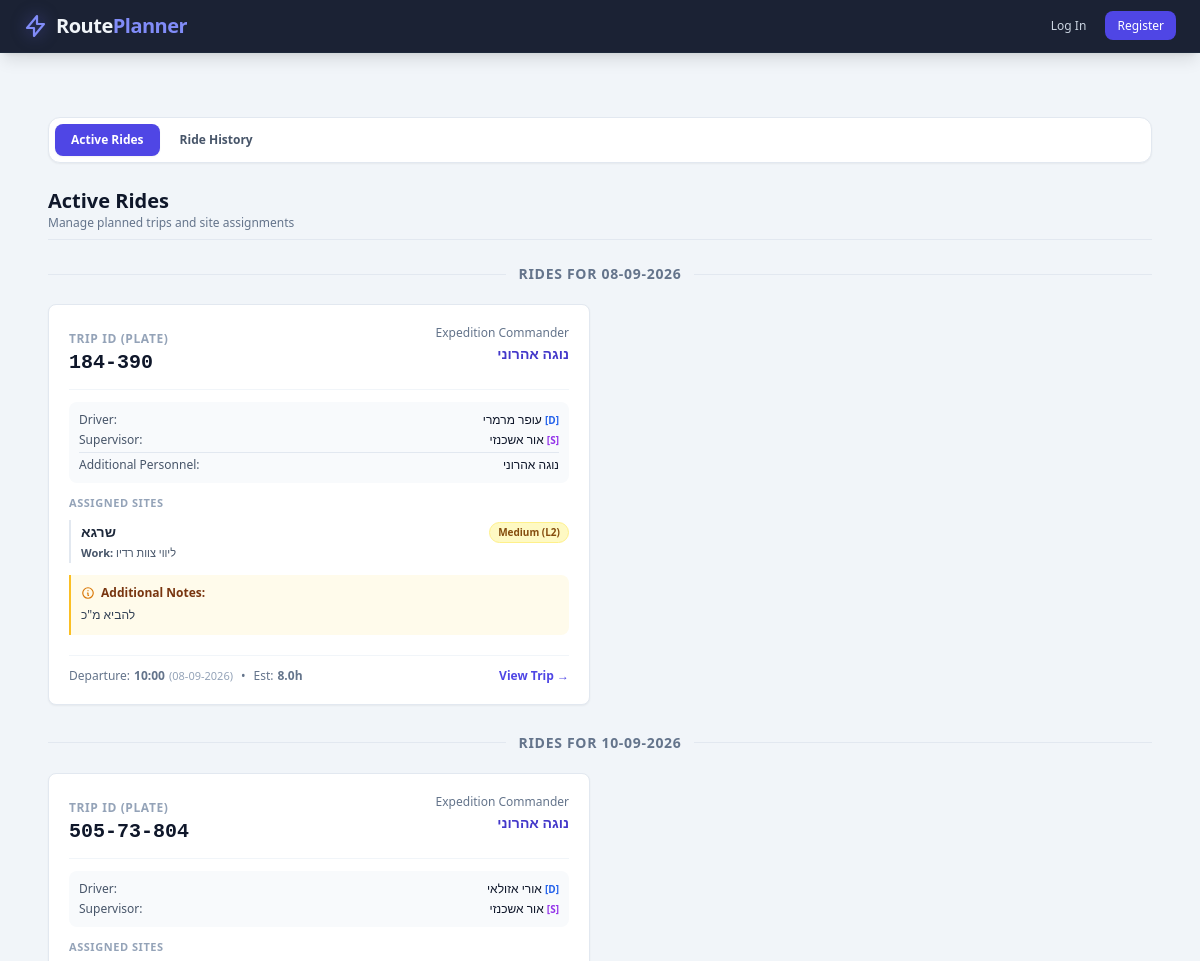
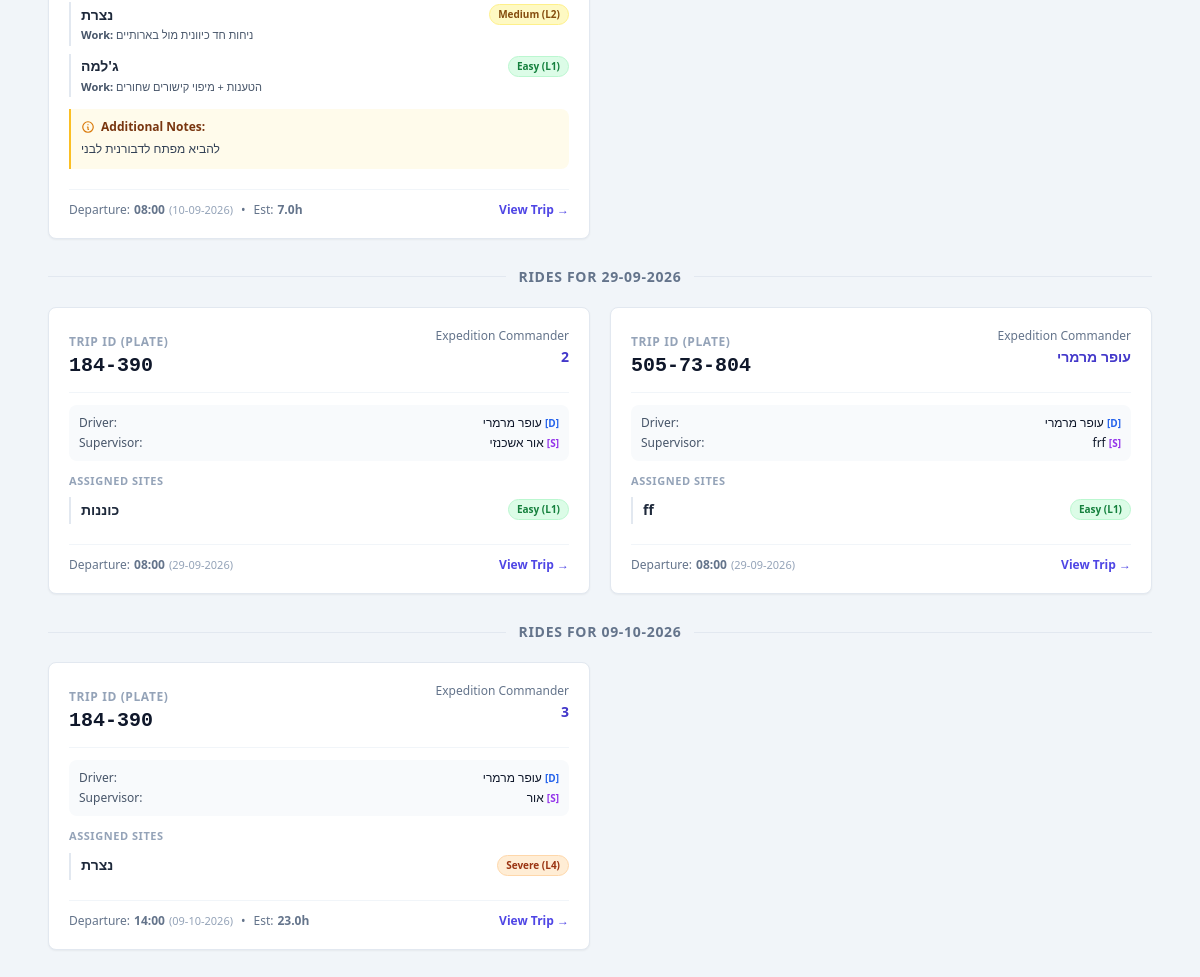
The page /trips/ on the database its author committed (2 pictures, top to bottom).
### app/models.py (models this page shows, shortened)
class Trip(db.Model):
    __tablename__ = 'trips'
    is_draft = db.Column(db.Boolean, default=False, nullable=False)
    user_id = db.Column(db.String(50), db.ForeignKey('users.id'), nullable=False)
    id = db.Column(db.Integer, primary_key=True, autoincrement=True)
    car_license_plate = db.Column(db.String(20), db.ForeignKey('cars.license_plate'), nullable=False)
    commander = db.Column(db.String(100), nullable=False)
    driver = db.Column(db.String(100), nullable=False)
    supervisor = db.Column(db.String(100), nullable=False)
    passengers = db.Column(db.Text, nullable=True)
    departure_date = db.Column(db.Date, nullable=False, default=date.today)
    departure_time = db.Column(db.String(10), nullable=False)
    est_duration = db.Column(db.Float, nullable=True)
    notes = db.Column(db.Text, nullable=True)
    created_at = db.Column(db.DateTime, default=datetime.utcnow, nullable=False)
    car = db.relationship('Car', backref=db.backref('trips', lazy=True))
    assigned_sites = db.relationship('TripSite', backref='trip', cascade="all, delete-orphan")

class TripSite(db.Model):
    __tablename__ = 'trip_sites'
    id = db.Column(db.Integer, primary_key=True, autoincrement=True)
    trip_id = db.Column(db.Integer, db.ForeignKey('trips.id'), nullable=False)
    site_name = db.Column(db.String(150), nullable=False)
    difficulty = db.Column(db.String(50), nullable=True)
    work_description = db.Column(db.Text, nullable=True)

### app/routes/trips.py (the view, shortened to what this page needs)
@trips_bp.route('/', methods=['GET'])
def list_trips():
    selected_view = request.args.get('view', 'all')
    today = date.today()
    upcoming_end = today + timedelta(days=6)
    history_start = today - timedelta(days=7)
    selected_date = None
    ride_dates = []
    if selected_view == 'drafts':
        if not current_user.is_authenticated or current_user.used_invitation_code != "NORTH-ADMIN":
            flash("Permission denied. Only admin users can view drafts.", "danger")
            return redirect(url_for('trips.list_trips', view='all'))
        rides = Trip.query.filter(
            Trip.is_draft == True
        ).order_by(Trip.departure_date.asc(), Trip.departure_time.asc()).all()
    elif current_user.is_authenticated:
        selected_view = 'all'
        rides = Trip.query.filter(
            Trip.is_draft == False,
            Trip.departure_date >= today,
        ).order_by(Trip.departure_date.asc(), Trip.departure_time.asc()).all()
    else:
        selected_view = 'all'
        rides = Trip.query.filter(
            Trip.is_draft == False,
            Trip.departure_date >= today
        ).order_by(
            Trip.departure_date.asc(), Trip.departure_time.asc()
        ).all()
    if selected_view == 'history':
        ride_dates = [row[0] for row in db.session.query(Trip.departure_date).filter(
            Trip.is_draft == False,
            Trip.departure_date < today
        ).distinct().order_by(Trip.departure_date.desc()).all()]
    return render_template(
        'trips.html',
        rides=rides,
        selected_view=selected_view,
        today=today,
        ride_dates=ride_dates,
        history_last_date=(today - timedelta(days=1)).isoformat(),
        calendar_date=(selected_date or (today - timedelta(days=1))).isoformat()
    )

### app/templates/trips.HTML (shortened to what this page needs)
{% extends 'base.html' %}
{% block content %}
<div id="expedition-app" class="max-w-7xl mx-auto p-4 sm:p-6">
    <div id="page-list" class="space-y-6">
          <nav class="flex items-center gap-1 overflow-x-auto bg-white dark:bg-slate-800 p-1.5 rounded-xl border border-slate-200 dark:border-slate-700 shadow-sm" aria-label="Trip views">
                <a href="{{ url_for('trips.list_trips', view='all') }}"
                    class="px-4 py-2 rounded-lg text-xs font-semibold whitespace-nowrap transition {% if selected_view == 'all' %}bg-indigo-600 text-white shadow-sm{% else %}text-slate-600 dark:text-slate-300 hover:bg-slate-100 dark:hover:bg-slate-700{% endif %}"
                    data-en="Active Rides" data-he="נסיעות פעילות">Active Rides</a>
                <a href="{{ url_for('trips.list_trips', view='history') }}"
                    class="px-4 py-2 rounded-lg text-xs font-semibold whitespace-nowrap transition {% if selected_view == 'history' %}bg-indigo-600 text-white shadow-sm{% else %}text-slate-600 dark:text-slate-300 hover:bg-slate-100 dark:hover:bg-slate-700{% endif %}"
                    data-en="Ride History" data-he="היסטוריית נסיעות">Ride History</a>
          </nav>
        <div class="flex justify-between items-center pb-2 border-b border-slate-200 dark:border-slate-700">
            <div>
            {% if selected_view == 'drafts' %}
            <h2 class="text-xl font-bold text-slate-900 dark:text-slate-100" data-en="Draft Rides" data-he="טיוטות נסיעות">Draft Rides</h2>
            <p class="text-xs text-slate-500 dark:text-slate-400" data-en="Review and manage unpublished rides" data-he="צפייה וניהול נסיעות שלא פורסמו">Review and manage unpublished rides</p>
            {% else %}
            <h2 class="text-xl font-bold text-slate-900 dark:text-slate-100" data-en="Active Rides" data-he="נסיעות פעילות">Active Rides</h2>
            <p class="text-xs text-slate-500 dark:text-slate-400" data-en="Manage planned trips and site assignments" data-he="ניהול נסיעות ומשימות אבטחה/אתרים">Manage planned trips and site assignments</p>
            {% endif %}
            </div>
        </div>
        <div class="grid grid-cols-1 sm:grid-cols-2 xl:grid-cols-3 gap-4 sm:gap-5">
            {% set date_state = namespace(value='__unset__') %}
           {% for ride in rides %}
{% set ride_date = ride.departure_date|string if ride.departure_date else 'no-date' %}
{% if ride_date != date_state.value %}
            <div class="col-span-full flex items-center gap-3 pt-2 first:pt-0">
                <div class="h-px flex-1 bg-slate-200 dark:bg-slate-700"></div>
                <h3 class="text-sm font-bold uppercase tracking-wider text-slate-500 dark:text-slate-400 whitespace-nowrap">
                    {% if ride.departure_date %}
                    <span data-en="Rides for {{ ride.departure_date.strftime('%d-%m-%Y') }}" data-he="נסיעות בתאריך {{ ride.departure_date.strftime('%d-%m-%Y') }}">Rides for {{ ride.departure_date.strftime('%d-%m-%Y') }}</span>
                    {% else %}
                    <span data-en="Date not set" data-he="תאריך לא הוגדר">Date not set</span>
                    {% endif %}
                </h3>
                <div class="h-px flex-1 bg-slate-200 dark:bg-slate-700"></div>
            </div>
{% set date_state.value = ride_date %}
{% endif %}
<div class="bg-white dark:bg-slate-800 rounded-lg shadow-sm border border-slate-200 dark:border-slate-700 p-4 sm:p-5 hover:shadow-md transition flex flex-col justify-between">
    <div>
        <div class="flex flex-col gap-2 sm:flex-row sm:justify-between sm:items-start mb-3 pb-3 border-b border-slate-100 dark:border-slate-700">
            <div>
                <span class="text-xs font-semibold uppercase tracking-wider text-slate-400" data-en="Trip ID (Plate)" data-he="זיהוי נסיעה">Trip ID (Plate)</span>
                <h3 class="font-bold text-xl text-slate-900 dark:text-slate-100 font-mono">{{ ride.car_license_plate }}</h3>
            </div>
            <div class="text-left sm:text-right">
                <span class="text-xs text-slate-500 dark:text-slate-400 block" data-en="Expedition Commander" data-he="מפקד משלח">Expedition Commander</span>
                <span class="font-semibold text-sm text-indigo-700 dark:text-indigo-300">{{ ride.commander or 'N/A' }}</span>
            </div>
        </div>
        <div class="space-y-1 text-xs text-slate-600 dark:text-slate-300 mb-3 bg-slate-50 dark:bg-slate-900/60 p-2.5 rounded-lg">
            <div class="flex flex-wrap items-center justify-between gap-x-3 gap-y-1">
                <span data-en="Driver:" data-he="נהג:">Driver:</span>
                <span class="font-medium text-slate-900 dark:text-slate-100">{{ ride.driver or 'N/A' }} <span class="text-[10px] text-blue-600 dark:text-blue-400 font-bold">[D]</span></span>
            </div>
            <div class="flex flex-wrap items-center justify-between gap-x-3 gap-y-1">
                <span data-en="Supervisor:" data-he="מפקד משימה:">Supervisor:</span>
                <span class="font-medium text-slate-900 dark:text-slate-100">{{ ride.supervisor or 'N/A' }} <span class="text-[10px] text-purple-600 dark:text-purple-400 font-bold">[S]</span></span>
            </div>
            {% if ride.passengers %}
            <div class="flex flex-wrap items-center justify-between gap-x-3 gap-y-1 pt-1 border-t border-slate-200 dark:border-slate-700">
                <span data-en="Additional Personnel:" data-he="נוסעים נוספים:">Additional Personnel:</span>
                <span class="font-medium text-slate-900 dark:text-slate-100">{{ ride.passengers }}</span>
            </div>
            {% endif %}
        </div>
<div class="space-y-2 mb-3">
    <p class="text-[11px] font-bold text-slate-400 dark:text-slate-500 uppercase tracking-wider" data-en="Assigned Sites" data-he="אתרים מתוכננים">Assigned Sites</p>
    {% if ride.assigned_sites %}
        {% for site in ride.assigned_sites %}
        {% set level = site.difficulty | lower if site.difficulty else '' %}
        {% if 'l4' in level or 'hard' in level %}
            {% set badge_cls = 'bg-orange-100 text-orange-800 border-orange-200' %}
        {% elif 'l3' in level or 'high' in level %}
            {% set badge_cls = 'bg-amber-100 text-amber-800 border-amber-200' %}
        {% elif 'l2' in level or 'medium' in level %}
            {% set badge_cls = 'bg-yellow-100 text-yellow-800 border-yellow-200' %}
        {% elif 'l1' in level or 'easy' in level %}
            {% set badge_cls = 'bg-green-100 text-green-700 border-green-200' %}
        {% else %}
            {% set badge_cls = 'bg-slate-100 text-slate-700 border-slate-200' %}
        {% endif %}
        <div class="border-l-2 border-slate-200 dark:border-slate-700 pl-2.5 py-0.5">
            <div class="flex flex-wrap justify-between items-center gap-2 mb-0.5">
                <h4 class="font-bold text-sm text-slate-800 dark:text-slate-100 break-words">{{ site.site_name }}</h4>
                <span class="{{ badge_cls }} border text-[10px] px-2 py-0.5 rounded-full font-semibold">
                    {{ site.difficulty or 'Standard' }}
                </span>
            </div>
            {% if site.work_description %}
            <p class="text-[11px] text-slate-600 dark:text-slate-300">
                <strong data-en="Work:" data-he="מהות העבודה:">Work:</strong> {{ site.work_description }}
            </p>
            {% endif %}
        </div>
        {% endfor %}
    {% else %}
        <p class="text-xs text-slate-400 dark:text-slate-500 italic" data-en="No specific sites assigned." data-he="לא הוגדרו אתרים ספציפיים.">No specific sites assigned.</p>
    {% endif %}
</div>
        {% if ride.notes %}
        <div class="bg-amber-50 dark:bg-amber-950/40 border-l-2 border-amber-400 dark:border-amber-700 rounded-r-lg p-2.5 mb-3 text-xs text-amber-900 dark:text-amber-200">
            <div class="flex items-center gap-1.5 font-bold mb-1">
                <svg class="w-3.5 h-3.5 text-amber-600" fill="none" stroke="currentColor" viewBox="0 0 24 24" xmlns="http://www.w3.org/2000/svg">
                    <path stroke-linecap="round" stroke-linejoin="round" stroke-width="2" d="M13 16h-1v-4h-1m1-4h.01M21 12a9 9 0 11-18 0 9 9 0 0118 0z"></path>
                </svg>
                <span data-en="Additional Notes:" data-he="הערות נוספות:">Additional Notes:</span>
            </div>
            <p class="text-slate-700 dark:text-slate-300 leading-relaxed">{{ ride.notes }}</p>
        </div>
        {% endif %}
    </div>
    <div class="border-t border-slate-100 dark:border-slate-700 pt-3 flex flex-col sm:flex-row sm:justify-between sm:items-center gap-2 text-xs mt-2">
        <div class="text-slate-500 dark:text-slate-400 flex flex-wrap items-center gap-x-1 gap-y-0.5">
            <span data-en="Departure: " data-he="יציאה: ">Departure: </span><strong>{{ ride.departure_time or 'N/A' }}</strong>
            {% if ride.departure_date %}
                <span class="text-[11px] text-slate-400 dark:text-slate-500">({{ ride.departure_date.strftime('%d-%m-%Y') }})</span>
            {% endif %}
            {% if ride.est_duration %}
            <span class="mx-1">•</span>
            <span data-en="Est: " data-he="משוער: ">Est: </span><strong>{{ ride.est_duration }}h</strong>
            {% endif %}
        </div>
        <div class="flex flex-wrap items-center gap-x-3 gap-y-1">
            <a href="{{ url_for('trips.view_trip', trip_id=ride.id) }}" class="text-indigo-600 dark:text-indigo-400 hover:text-indigo-800 dark:hover:text-indigo-300 font-semibold" data-en="View Trip &rarr;" data-he="הצג נסיעה &rarr;">View Trip &rarr;</a>
        </div>
    </div>
</div>
{% endfor %}
        </div>
    </div>
</div>
{% endblock %}

### rows shown on the page
Trip: departure_date "08-09-2026", car_license_plate "184-390", commander "נוגה אהרוני", driver "עופר מרמרי", supervisor "אור אשכנזי", passengers "נוגה אהרוני", notes "להביא מ\"כ", departure_time "10:00", est_duration "8.0"
TripSite: site_name "שרגא", difficulty "Medium (L2)", work_description "ליווי צוות רדיו"
Trip: departure_date "10-09-2026", car_license_plate "505-73-804", commander "נוגה אהרוני", driver "אורי אזולאי", supervisor "אור אשכנזי", notes "להביא מפתח לדבורנית לבני", departure_time "08:00", est_duration "7.0"
TripSite: site_name "נצרת", difficulty "Medium (L2)", work_description "ניחות חד כיוונית מול בארותיים"
TripSite: site_name "ג'למה", difficulty "Easy (L1)", work_description "הטענות + מיפוי קישורים שחורים"
Trip: departure_date "29-09-2026", car_license_plate "184-390", commander "2", driver "עופר מרמרי", supervisor "אור אשכנזי", departure_time "08:00"
TripSite: site_name "כוננות", difficulty "Easy (L1)"
Trip: car_license_plate "505-73-804", commander "עופר מרמרי", driver "עופר מרמרי", supervisor "frf", departure_time "08:00", departure_date "29-09-2026"
TripSite: site_name "ff", difficulty "Easy (L1)"
Trip: departure_date "09-10-2026", car_license_plate "184-390", commander "3", driver "עופר מרמרי", supervisor "אור", departure_time "14:00", est_duration "23.0"
TripSite: site_name "נצרת", difficulty "Severe (L4)"
